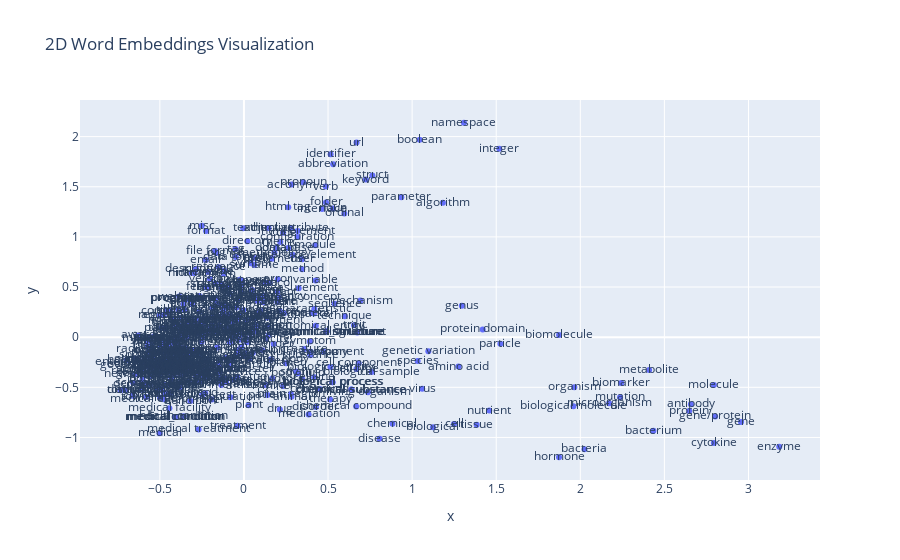

The notebook cell saved with this chart:
### Code cell
pca = PCA(n_components=2) #Perform 2d-PCA
word_emb_2d = pca.fit_transform(ne_types_embeddings)

import plotly.express as px
# Create a DataFrame with the 2D embeddings and word labels
data = {'x': word_emb_2d[:, 0], 'y': word_emb_2d[:, 1], 'word': ne_types_list}
df = pd.DataFrame(data)

# Create 2D scatter plot using Plotly Express
fig = px.scatter(df, x='x', y='y', text='word', title='2D Word Embeddings Visualization')

fig.show()

### Figure 1 — Plotly figure (JSON) as saved in the notebook; plotly's stock layout.template omitted (floating-point values rounded to 4 significant figures; data arrays with more than 128 entries replaced by an {"elided": "..."} marker saying what was removed)
{"data": [{"hovertemplate": "x=%{x}<br>y=%{y}<br>word=%{text}<extra></extra>", "legendgroup": "", "marker": {"color": "#636efa", "symbol": "circle"}, "mode": "markers+text", "name": "", "orientation": "v", "showlegend": false, "text": {"elided": "455 str values"}, "type": "scatter", "x": {"elided": "455 float values"}, "xaxis": "x", "y": {"elided": "455 float values"}, "yaxis": "y"}], "layout": {"legend": {"tracegroupgap": 0}, "title": {"text": "2D Word Embeddings Visualization"}, "xaxis": {"anchor": "y", "domain": [0, 1], "title": {"text": "x"}}, "yaxis": {"anchor": "x", "domain": [0, 1], "title": {"text": "y"}}}}
